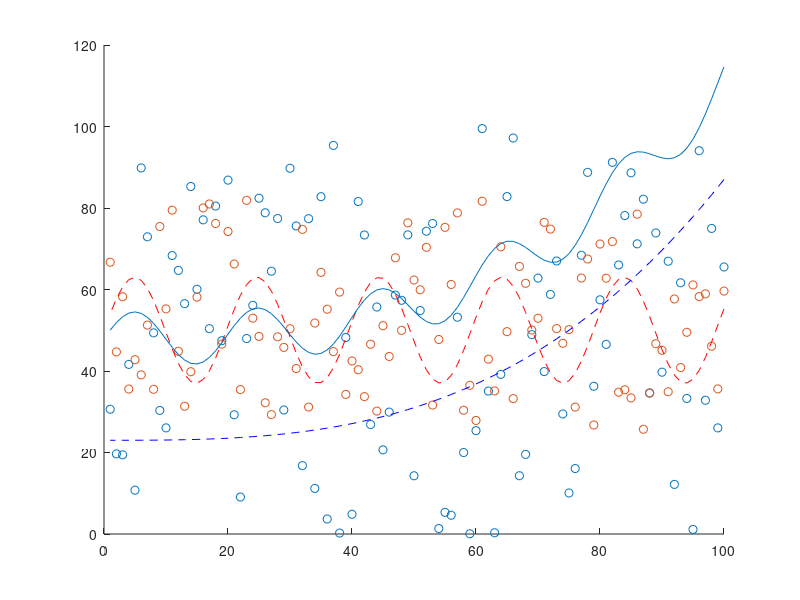

Write the MATLAB code that produced this figure.
clc
close all
clear

space = rot90(linspace(1,100,100));

a = 0;
b = 100;

noise1 = (b-a).*rand(100,1) + a;

a = 25;
b = 82;

noise2 = (b-a).*rand(100,1) + a;

func1 = sin(space/pi)*13 + 50;
func2 = (space/25).^3 + 23;

targetFunc = 0.5*func1 + func2;


hold all
scatter(space, noise1);
scatter(space, noise2);
plot(space, func1, 'r--');
plot(space, func2, 'b--');
plot(space, targetFunc);

trend_noise1 = ones(99,1);
trend_noise2 = ones(99,1);
trend_func1 = ones(99,1);
trend_func2 = ones(99,1);
trend_targetFunc = ones(99,1);

for n = 1:99
    trend_noise1(n) = noise1(n) - noise1(n+1); 
    trend_noise2(n) = noise2(n) - noise2(n+1); 
    
    trend_func1(n) = func1(n) -  func1(n+1);
    trend_func2(n) = func2(n) -  func2(n+1);
    
    trend_targetFunc(n) = targetFunc(n) - targetFunc(n+1);
end

space(end)=[];

out = [flipud(space) flipud(trend_noise1) flipud(trend_noise2) flipud(trend_func1) flipud(trend_func2) flipud(trend_targetFunc)];

dlmwrite('training_data.txt',out, 'delimiter',' ');
